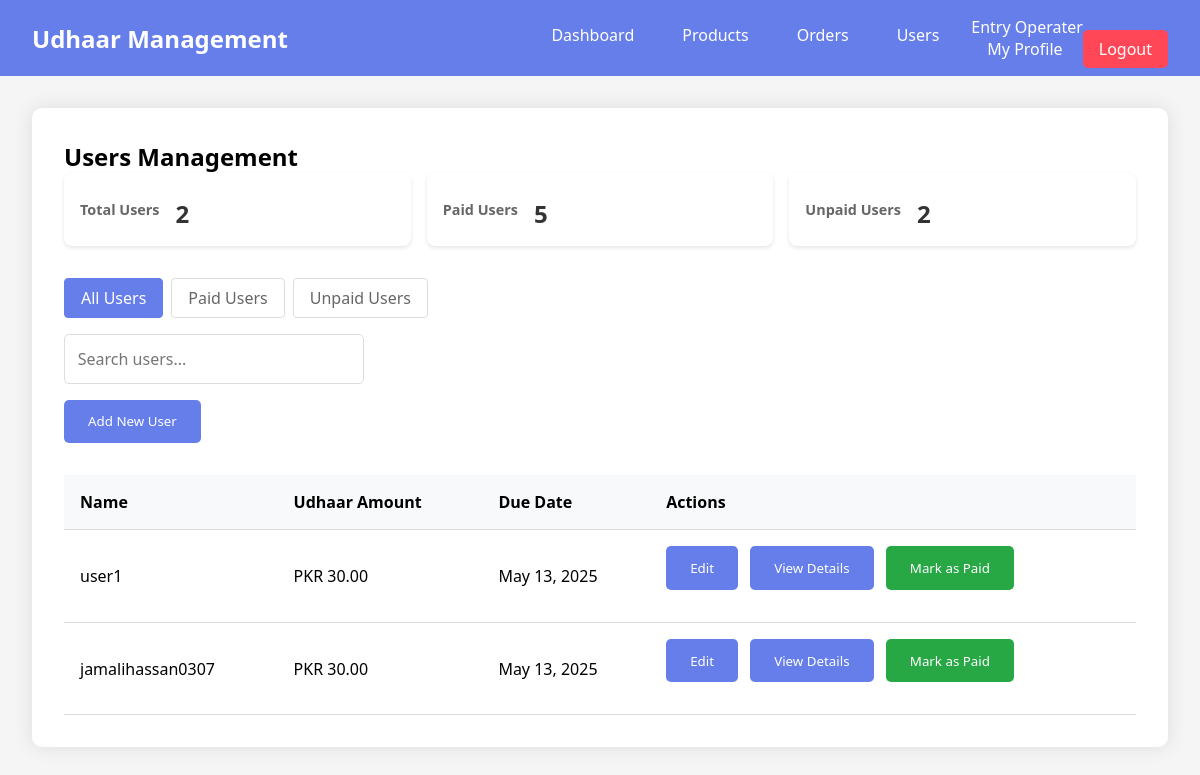
The page /users/ (signed in) on the database as committed earlier.
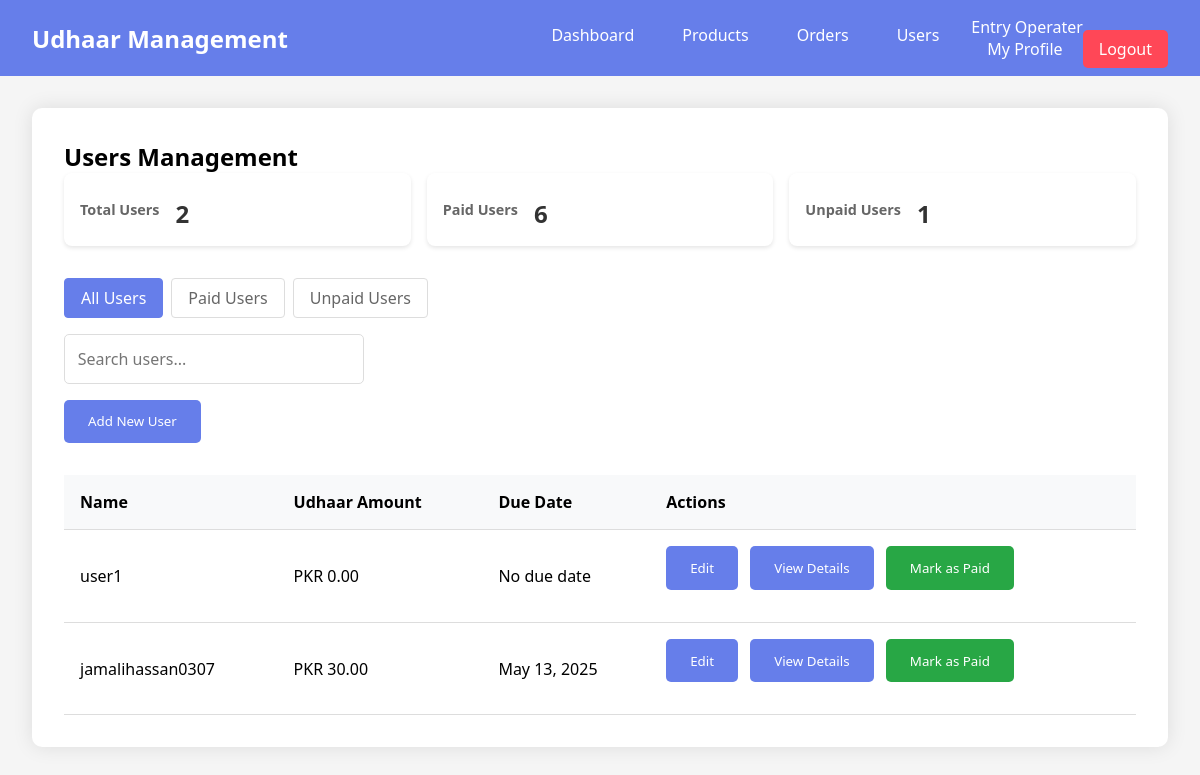
The same page on the database as committed later.
### myapp/models.py (models this page shows, shortened)
class User(AbstractUser):
    ROLE_CHOICES = (
        ('admin', 'Admin'),
        ('entry_operator', 'Entry Operator'),
        ('accountant', 'Accountant'),
        ('order_manager', 'Order Manager'),
        ('product_manager', 'Product Manager'),
        ('user', 'User'),
    )
    role = models.CharField(max_length=20, choices=ROLE_CHOICES, default='user')
    udhaar = models.DecimalField(max_digits=10, decimal_places=2, default=0.00)
    due_date = models.DateField(null=True, blank=True)
    created_at = models.DateTimeField(auto_now_add=True)
    updated_at = models.DateTimeField(auto_now=True)

### myapp/views.py (the view)
# urls.py: path('users/', views.users, name='users'),
@login_required
def users(request):
    print("Checking user permissions...")
    if not (request.user.role == 'admin' or request.user.role == 'entry_operator'):
        return render(request, 'myapp/permission_denied.html')
    can_add_user = True  # Both admin and entry operators can add users
    can_change_user = request.user.role == 'admin' or request.user.role == 'entry_operator'  # Allow entry operators to modify users
    can_delete_user = request.user.role == 'admin'  # Only admin can delete users
    filter_type = request.GET.get('filter', 'all')
    if filter_type == 'paid':
        users = User.objects.filter(udhaar=0)
    elif filter_type == 'unpaid':
        users = User.objects.filter(udhaar__gt=0)
    else:  # 'all'
        users = User.objects.all()
        users = users.filter(role='user')
    context = {
        'users': users,
        'can_add_user': can_add_user,
        'can_change_user': can_change_user,
        'can_delete_user': can_delete_user,
        'current_filter': filter_type,
        'total_users': users.count(),
        'paid_users': User.objects.filter(udhaar=0).count(),
        'unpaid_users': User.objects.filter(udhaar__gt=0).count(),
    }
    return render(request, 'myapp/users.html', context)

### myapp/templates/myapp/users.html (shortened to what this page needs)
{% extends 'myapp/base.html' %}
{% block content %}
<section id="users" class="section">
  <h2>Users Management</h2>
  <div class="user-stats">
    <div class="stat-card">
      <h3>Total Users</h3>
      <p>{{ total_users }}</p>
    </div>
    <div class="stat-card">
      <h3>Paid Users</h3>
      <p>{{ paid_users }}</p>
    </div>
    <div class="stat-card">
      <h3>Unpaid Users</h3>
      <p>{{ unpaid_users }}</p>
    </div>
  </div>
  <div class="filter-buttons">
    <a href="?filter=all" class="filter-btn {% if current_filter == 'all' %}active{% endif %}">All Users</a>
    <a href="?filter=paid" class="filter-btn {% if current_filter == 'paid' %}active{% endif %}">Paid Users</a>
    <a href="?filter=unpaid" class="filter-btn {% if current_filter == 'unpaid' %}active{% endif %}">Unpaid Users</a>
  </div>
  <div class="search-container">
    <input
      type="text"
      id="userSearch"
      class="search-input"
      placeholder="Search users..."
    />
  </div>
  <button onclick="showAddUserForm()" class="action-btn">Add New User</button>
  <div id="usersList" class="list-container">
    <table>
      <tr>
        <th>Name</th>
        <th>Udhaar Amount</th>
        <th>Due Date</th>
        <th>Actions</th>
      </tr>
      {% for user in users %}
      <tr {% if user.due_date and user.due_date < today %}class="overdue"{% endif %}>
        <td>{{ user.username }}</td>
        <td>PKR {{ user.udhaar }}</td>
        <td>{{ user.due_date|default:"No due date" }}</td>
        <td>
          {% if can_change_user %}
          <button onclick="editUser({{ user.id }})" class="action-btn">Edit</button>
          {% endif %}
          <button onclick="viewUserDetails({{ user.id }})" class="action-btn">View Details</button>
          {% if can_change_user %}
          <button onclick="markAsPaid({{ user.id }})" class="action-btn paid-btn">Mark as Paid</button>
          {% endif %}
        </td>
      </tr>
      {% endfor %}
    </table>
  </div>
</section>
{% endblock %}

Rows that differ between the two databases and show on the page:
changed User "user1": udhaar "30.00" → "0.00"; due_date "May 13, 2025" → "No due date"
Other text that changed with them:
{{ paid_users }}: "5" → "6"
{{ unpaid_users }}: "2" → "1"
